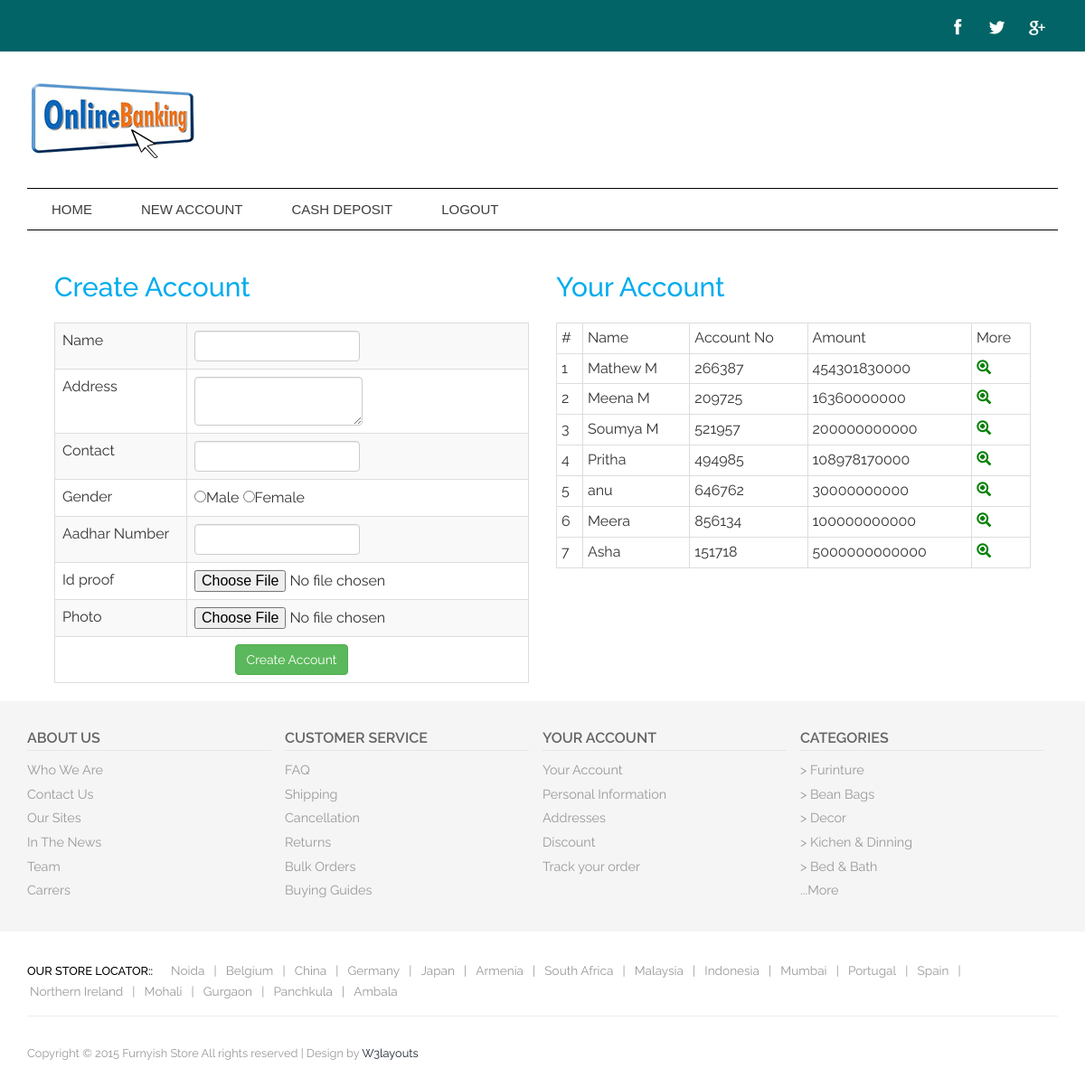
Page /virtual_bank/account_bank.php on the committed database.
### tables this page shows
CREATE TABLE IF NOT EXISTS `account_bank` (
  `id` int(11) NOT NULL AUTO_INCREMENT,
  `name` varchar(25) NOT NULL,
  `address` text NOT NULL,
  `contact` varchar(50) NOT NULL,
  `gender` varchar(25) NOT NULL,
  `aadhar_no` varchar(50) NOT NULL,
  `id_proof` varchar(25) NOT NULL,
  `photo` varchar(25) NOT NULL,
  `account_no` varchar(50) NOT NULL,
  `amount` varchar(50) NOT NULL,
  `status` int(11) NOT NULL,
  PRIMARY KEY (`id`)
);

### virtual_bank/account_bank.php (the view, shortened to what this page needs)
<?php
include 'menu.php';
?>
<br/>
<br/>
<div class="container">
        <div class="row">
            <div class="col-lg-12">
                <div class="col-lg-6"><h2 style="color: #00ACED;font: italic">Create Account</h2>
                    <br/>
                    <table  class="table  table-responsive  table-striped table-bordered ">
                        <tr>
                            <td>Name</td>
                            <td><input type="text"name="t1"class="form-control"required="required"></td>
                        </tr>
                        <tr>
                            <td>Address</td>
                            <td><textarea name="t2"class="form-control"required="required"></textarea></td>
                        </tr>
                        <tr>
                            <td>Contact</td>
                            <td><input type="text"name="t3"id="t3"class="form-control"required=""onblur="chkc(this.value)" /><span id="o3"></span></td>
                        </tr>
                        <tr>
                                    <td>Gender</td>
                                    <td><input type="radio"name="r1"value="Male">Male
                                 <input type="radio"name="r1"value="Female">Female</td>
                                </tr>
                                <tr>
                            <td>Aadhar Number</td>
                            <td><input type="text"name="t4"class="form-control"required="required"onblur="chkd(this.value)" /><span id="p3"></span></td>
                        </tr>
                         <tr>
                            <td>Id proof</td>
                            <td><input type="file"name="f1"required="required"></td>
                        </tr>
                         <tr>
                            <td>Photo</td>
                            <td><input type="file"name="p1"required="required"></td>
                        </tr>
                         <tr>
                             <td colspan="2" align="center">
                                 <input type="submit"value="Create Account"name="b1"class="btn btn-success"></td>
                        </tr>
                    </table>
                </div>
                      <div class="col-lg-6">
                   <h2 style="color: #00ACED;font: italic">Your Account</h2>
    <br/>
                <?php
                                        if(isset($_GET['t']))
                                        {
                                          if($_GET['t']==1)
                                          {
                                              $sel_m1=mysqli_query($dbcon,"select * from account_bank where id=".$_GET['mid']);
                                              $r_m1=  mysqli_fetch_row($sel_m1);
                                              ?>
                                        <form method="post">
                                            <a href="account_bank.php" class="glyphicon glyphicon-remove" style="float: right;color: red"></a>
                                            <table class="table table-bordered table-condensed table-hover table-responsive"style="width: 200;height: 500">
                                            <center>
                                                <tr>
            <td><a href="img1//<?php echo $r_m1['7']?>"target="_blank"/><img src="img1//<?php echo $r_m1['7']?>" style="width: 180px; height:150px;"class="img img-responsive" /></a></td>
            <td colspan="2"><b>Name:</b> <?php echo $r_m1['1']?><br/><br/>
                <b>Gender:</b> <?php echo $r_m1['4']?> <br/><br/>
                <b>Address:</b> <?php echo $r_m1['2']?><br/><br/>
                <b>Contact:</b> <?php echo $r_m1['3']?>
            </td>
        </tr>
        <tr>
            <td><b>Account No:</b> <?php echo $r_m1['8']?></td>
            <td><b>Amount:</b> <?php echo $r_m1['9']?> Rs/-</td>
        </tr>
         <tr>
             <td><b>Aadhar No</b> <?php echo $r_m1['5']?></td>
             <td><b>Id Proof:</b>    <a href="img2//<?php echo $r_m1['6']?>"target="_blank"><span class="glyphicon glyphicon-fullscreen"style="color: #D00030"></span></a></td>
        </tr>
                                            </center>
                                                </td>
                                            </tr>
                                        </table>
                                            </form>
                                        <?php
                                          }
                                        }
                                        else
                                        {
                                        ?>
                                        <?php
                                        $sel_mem=mysqli_query($dbcon,"select * from account_bank");
                                        if(mysqli_num_rows($sel_mem)>0)
                                        {
                                            ?>
                                        <table class="table table-bordered table-condensed table-hover table-responsive">
                                            <tr>
                                                <td>#</td>
                                                <td>Name</td>
                                                <td>Account No</td>
                                                <td>Amount</td>
                                                <td>More</td>
                                            </tr>
                                        <?php
                                        $i=1;
                                            while($r_mem=mysqli_fetch_row($sel_mem))
                                            {
                                                ?>
                                            <tr>
                                                <td><?php echo $i ?></td>
                                                <td><?php echo $r_mem[1] ?></td>
                                                <td><?php echo $r_mem[8] ?></td>
                                                <td><?php echo $r_mem[9] ?></td>
                                                <td><a href="account_bank.php?t=1&mid=<?php echo $r_mem[0] ?>" class="glyphicon glyphicon-zoom-in"style="color: green"></a></td>
                                            </tr>
                                            <?php
                                            $i++;
                                            }
                                            ?>
                                        </table>
                                            <?php
                                        }
                                        else
                                        {
                                            echo"<b>No Data Found</b>";
                                        }
                                        ?>
                                        <?php
                                        }
                                        ?>
                      </div>
                                    </div>
            </div>
        </div>
<?php
include 'footer.php';
?>

### virtual_bank/menu.php (shortened to what this page needs)
<!DOCTYPE HTML>
<html>
<head>
<link href="css/bootstrap.css" rel='stylesheet' type='text/css' />
<link href="css/style.css" rel='stylesheet' type='text/css' />
<link href="css/megamenu.css" rel="stylesheet" type="text/css" media="all" />
</head>
<body>
    <form method="post" enctype="multipart/form-data">
<div class="top_bg">
	<div class="container">
		<div class="header_top-sec">
			<div class="top_left">
				<div class="social">
					<ul>
						<li><a href="#"><i class="facebook"></i></a></li>
						<li><a href="#"><i class="twitter"></i></a></li>
						<li><a href="#"><i class="google"></i></a></li>
					</ul>
				</div>
			</div>
				<div class="clearfix"> </div>
		</div>
	</div>
</div>
<div class="header_top">
	 <div class="container">
		 <div class="logo">
                     <a href="home.php"><img src="images/logo.png" alt=""/></a>
		 </div>
		  <div class="clearfix"></div>
	 </div>
</div>
<div class="mega_nav">
	 <div class="container">
		 <div class="menu_sec">
		 <ul class="megamenu skyblue">
			 <li><a class="color1" href="home.php">Home</a></li>
                         <li class="grid"><a class="color2" href="account_bank.php">New Account</a>
                         </li>
                         <li><a class="color4" href="cash_deposit.php">Cash Deposit</a>
				</li>
                                <li><a class="color6" href="logout.php">Logout</a>
				</li>
			   </ul>
			 <div class="clearfix"></div>
		 </div>
	  </div>
</div>

### virtual_bank/footer.php (shortened to what this page needs)
<div class="footer-content">
	 <div class="container">
		 <div class="ftr-grids">
			 <div class="col-md-3 ftr-grid">
				 <h4>About Us</h4>
				 <ul>
					 <li><a href="#">Who We Are</a></li>
					 <li><a href="contact.html">Contact Us</a></li>
					 <li><a href="#">Our Sites</a></li>
					 <li><a href="#">In The News</a></li>
					 <li><a href="#">Team</a></li>
					 <li><a href="#">Carrers</a></li>
				 </ul>
			 </div>
			 <div class="col-md-3 ftr-grid">
				 <h4>Customer service</h4>
				 <ul>
					 <li><a href="#">FAQ</a></li>
					 <li><a href="#">Shipping</a></li>
					 <li><a href="#">Cancellation</a></li>
					 <li><a href="#">Returns</a></li>
					 <li><a href="#">Bulk Orders</a></li>
					 <li><a href="#">Buying Guides</a></li>
				 </ul>
			 </div>
			 <div class="col-md-3 ftr-grid">
				 <h4>Your account</h4>
				 <ul>
					 <li><a href="account.html">Your Account</a></li>
					 <li><a href="#">Personal Information</a></li>
					 <li><a href="#">Addresses</a></li>
					 <li><a href="#">Discount</a></li>
					 <li><a href="#">Track your order</a></li>
				 </ul>
			 </div>
			 <div class="col-md-3 ftr-grid">
				 <h4>Categories</h4>
				 <ul>
					 <li><a href="#">> Furinture</a></li>
					 <li><a href="#">> Bean Bags</a></li>
					 <li><a href="#">> Decor</a></li>
					 <li><a href="#">> Kichen & Dinning</a></li>
					 <li><a href="#">> Bed & Bath</a></li>
					 <li><a href="#">...More</a></li>
				 </ul>
			 </div>
			 <div class="clearfix"></div>
		 </div>
	 </div>
</div>
<div class="footer">
	 <div class="container">
		 <div class="store">
			 <ul>
				 <li class="active">OUR STORE LOCATOR::</li>
				 <li><a href="#">Noida</a></li>
				 <li><a href="#">|</a></li>
				 <li><a href="#">Belgium</a></li>
				 <li><a href="#">|</a></li>
				 <li><a href="#">China</a></li>
				 <li><a href="#">|</a></li>
				 <li><a href="#">Germany</a></li>
				 <li><a href="#">|</a></li>
				 <li><a href="#">Japan</a></li>
				 <li><a href="#">|</a></li>
				 <li><a href="#">Armenia</a></li>
				 <li><a href="#">|</a></li>
				 <li><a href="#">South Africa</a></li>
				 <li><a href="#">|</a></li>
				 <li><a href="#">Malaysia</a></li>
				 <li><a href="#">|</a></li>
				 <li><a href="#">Indonesia</a></li>
				 <li><a href="#">|</a></li>
				 <li><a href="#">Mumbai</a></li>
				 <li><a href="#">|</a></li>
				 <li><a href="#">Portugal</a></li>
				 <li><a href="#">|</a></li>
				 <li><a href="#">Spain</a></li>
				 <li><a href="#">|</a></li>
				 <li><a href="#">Northern Ireland</a></li>
				 <li><a href="#">|</a></li>
				 <li><a href="#">Mohali</a></li>
				 <li><a href="#">|</a></li>
				 <li><a href="#">Gurgaon</a></li>
				 <li><a href="#">|</a></li>
				 <li><a href="#">Panchkula</a></li>
				 <li><a href="#">|</a></li>
				 <li><a href="#">Ambala</a></li>
			 </ul>
		 </div>
		 <div class="copywrite">
			 <p>Copyright © 2015 Furnyish Store All rights reserved | Design by <a href="http://w3layouts.com">W3layouts</a></p>
		 </div>
		 </div>
	 </div>
</form>
</body>
</html>

### virtual_bank/css/style.css (style rules this page uses)
h4, h5, h6, h1, h2, h3 { margin: 0; }
ul, ol { margin: 0; padding:0; }
p { margin: 0; }
html, body { font-family: 'Raleway', sans-serif; font-size: 100%; background: #ffffff; }
body a { transition:0.5s all; -webkit-transition:0.5s all; -moz-transition:0.5s all; -o-transition:0.5s all; -ms-transition:0.5s all; }
.row { margin:0; }
.top_bg { background:#026466; }
.header_top-sec { padding: 15px 0 8px; }
.logo img { width:100%; }
.header_top { padding:2em 0; }
.top_left { float: right; color:#fff; }
.top_right ul,.top_left ul { padding:0; list-style:none; display: inline-block; vertical-align: middle; }
.top_right ul li,.top_left ul li { display: inline-block; }
.social { display: inline-block; }
.top_left ul li { font-size:13px; }
.top_left ul li a { text-align:center; padding: 0px 4px; font-size:13px; color:#ffffff; -webkit-transition: all 0.3s ease-in-out; -moz-transition: all 0.3s ease-in-out; -o-transition: all 0.3s ease-in-out; transition: all 0.3s ease-in-out; }
.logo { float: left; }
.social i { width: 27px; height: 27px; background: url('../images/social2.png') no-repeat 0px 0px; display: inline-block; margin: 0 4px; }
.social ul li { display:inline-block; }
a i.facebook { background-position: -3px -2px; }
a i.twitter { background-position: -43px -3px; }
a i.google { background-position: -126px -2px; }
.menu_sec { border-top:1px solid #000; border-bottom:1px solid #000; padding:7px 0; }
.footer-content { background:#F5F5F5; padding:2em 0; }
.ftr-grid h4 { color: #646464; font-weight: 600; display: block; border-bottom: 1px solid #E5E5E5; padding-bottom: 5px; text-transform:uppercase; font-size:1em; }
.ftr-grid { padding-left: 0; }
.ftr-grid ul li { display:block; }
.ftr-grid ul li:nth-child(1) { margin-top:0.5em; }
.ftr-grid ul li a { color:#999; padding:3px 0; display:block; font-size:0.9em; }
.footer { padding-bottom:2em; }
.store { margin:2em 0; border-bottom: 1px solid #eee; padding-bottom: 1em; }
.store ul li { display:inline-block; }
.store ul li.active { color:#000; font-size:0.8em; font-weight:500; margin-right:1em; }
.store ul li a { color:#999; font-size:0.85em; padding:0 3px; }
.copywrite p { color: #999; font-size: 0.8em; }
.form-control { width: auto!important; }

### virtual_bank/css/megamenu.css (style rules this page uses)
.megamenu { margin-bottom:0px;padding:0;width:100%;list-style:none;display:inline-block;position:relative;font-family:Calibri,Arial;font-size:15px }
.megamenu li { margin-bottom:-5px;display:inline }
.megamenu>li>a { float:left;padding:5px 28px;text-decoration:none;text-transform:capitalize;font-size:1em; -webkit-transition: all 0.3s ease-in-out;text-transform:uppercase; -moz-transition: all 0.3s ease-in-out; -o-transition: all 0.3s ease-in-out; transition: all 0.3s ease-in-out; }
.skyblue,.skyblue>li.showhide { width: 72%; float: left; margin-right: 2%;; }
.skyblue li>a,.skyblue>li.showhide span { color:#3f3d3d }
@media (max-width:1366px) { .megamenu>li>a { padding: 5px 27px } }

### rows in the picture
account_bank: name "Mathew M", account_no "266387", amount "454301830000"
account_bank: name "Meena M", account_no "209725", amount "16360000000"
account_bank: name "Soumya M", account_no "521957", amount "200000000000"
account_bank: name "Pritha", account_no "494985", amount "108978170000"
account_bank: name "anu", account_no "646762", amount "30000000000"
account_bank: name "Meera", account_no "856134", amount "100000000000"
account_bank: name "Asha", account_no "151718", amount "5000000000000"
